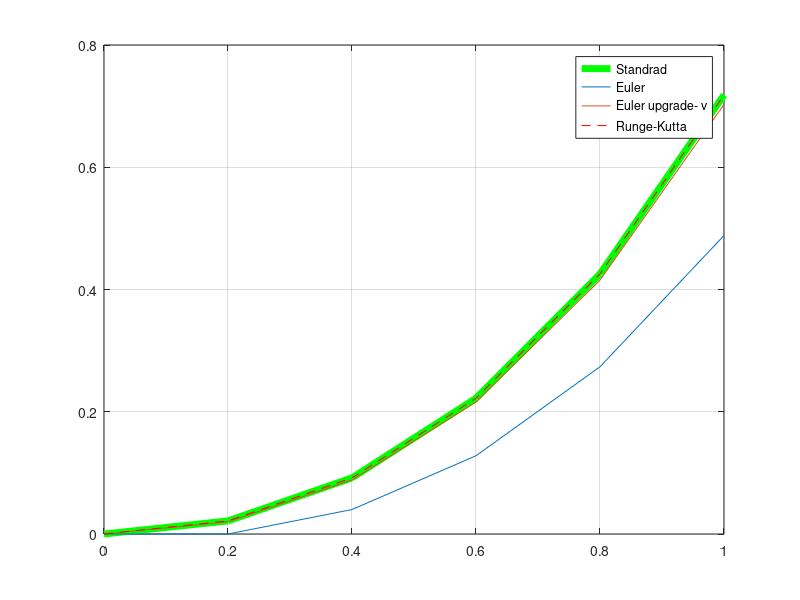

The MATLAB source for this figure:
clear all
close all
clc

%% [예제 2번] y=exp(x) -x -1


%% h

x1=0;
x2=1;

n=5;
h=(x2-x1)/n;

x0=0;
y0=0;
for i=1:n
    x(1)=x0;
    x(i+1)=x(i)+h;
end

%% standard
Y=exp(x)-x-1;

plot(x,Y,'g','LineWidth',5)
hold on
grid on

%% Euler method

for i=1:n
    y(1)=y0;
    k1=h*(x(i)+y(i));
    y(i+1)=y(i)+k1;
end
plot(x,y)

%% Euler upgrade- v

for i=1:n
    y(1)=y0;
    k1=h*(x(i)+y(i));
    k2=h*((x(i)+h)+(y(i)+k1));
    y(i+1)=y(i)+(k1+k2)/2;
end
plot(x,y)

%% Runge-Kutta method

for i=1:n
    y(1)=y0;
    k1=h*(x(i)+y(i));
    k2=h*((x(i)+h/2)+(y(i)+k1/2));
    k3=h*((x(i)+h/2)+(y(i)+k2/2));
    k4=h*((x(i)+h)+(y(i)+k3));
    y(i+1)=y(i)+(k1+2*k2+2*k3+k4)/6;
end
plot(x,y,'r--')

legend('Standrad','Euler','Euler upgrade- v','Runge-Kutta')